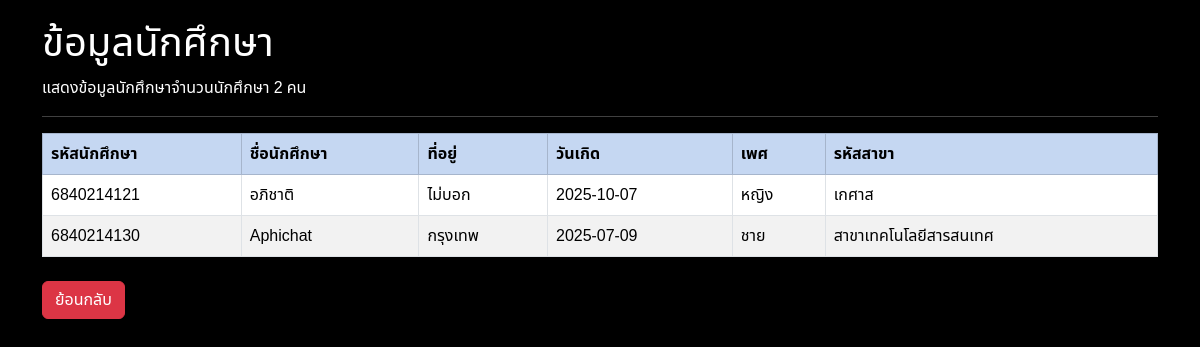
The app's page /showstudent.php with its own data.
### tables this page shows
CREATE TABLE `tbl_student` (
  `std_di` char(10) NOT NULL COMMENT 'รหัสนักศึกษา',
  `std_name` char(200) DEFAULT NULL COMMENT 'ชื่อนักศึกษา',
  `std_address` varchar(400) DEFAULT NULL COMMENT 'ที่อยู่',
  `std_birth` date DEFAULT NULL COMMENT 'วันเกิด',
  `std_gender` char(10) DEFAULT NULL COMMENT 'เพศ',
  `major_id` int(5) DEFAULT NULL COMMENT 'รหัสสาขา'
);

CREATE TABLE `tbl_major` (
  `major_id` int(5) NOT NULL COMMENT 'รหัสสาขา',
  `major_name` varchar(250) DEFAULT NULL COMMENT 'ชื่อสาขา'
);

### showstudent.php (the view, shortened to what this page needs)
<?php
require_once 'connectdb.php';
?>
<!DOCTYPE html>
<html lang="en">
<head>
    <link href="https://cdn.jsdelivr.net/npm/bootstrap@5.3.3/dist/css/bootstrap.min.css" rel="stylesheet">
</head>
<body>
    <div class="container">
        <h1>ข้อมูลนักศึกษา</h1>
        <?php
        $sql = "SELECT * FROM tbl_student INNER JOIN tbl_major ON tbl_student.major_id = tbl_major.major_id";
        $result = mysqli_query($conn, $sql) or die('sql ผิด');
        $count = mysqli_num_rows($result);
        echo "แสดงข้อมูลนักศึกษา";
        echo "จำนวนนักศึกษา $count คน<br>";
        echo "<hr>";
        echo "<table class='table table-bordered table-striped text-white'>";
        echo "<tr class='table-primary'>";
        echo "<th>รหัสนักศึกษา</th>";
        echo "<th>ชื่อนักศึกษา</th>";
        echo "<th>ที่อยู่</th>";
        echo "<th>วันเกิด</th>";
        echo "<th>เพศ</th>";
        echo "<th>รหัสสาขา</th>";
        echo "</tr>";
        while ($row = mysqli_fetch_assoc($result)) {
            echo "<tr>";
            echo "<td>{$row['std_di']}</td>";
            echo "<td>{$row['std_name']}</td>";
            echo "<td>{$row['std_address']}</td>";
            echo "<td>{$row['std_birth']}</td>";
            echo "<td>{$row['std_gender']}</td>";
            echo "<td>{$row['major_name']}</td>";
            echo "</tr>";
        }
        ?>
        </table>
        <div class="mt-3">
            <a href="index.php" class="btn btn-danger mt-2">ย้อนกลับ</a>
        </div>
    </div>
</body>
</html>

### showstudent.php (style rules this page uses)
body { font-family: Arial, sans-serif; margin: 20px; background-color: #000000; font-family: "Noto Sans Thai", sans-serif; font-optical-sizing: auto; color: #ffffff; }

### records on screen
tbl_student: std_di "6840214121", std_name "อภิชาติ", std_address "ไม่บอก", std_birth "2025-10-07", std_gender "หญิง", major.major_name "เกศาส"
tbl_student: std_di "6840214130", std_name "Aphichat", std_address "กรุงเทพ", std_birth "2025-07-09", std_gender "ชาย", major.major_name "สาขาเทคโนโลยีสารสนเทศ"

### other values on screen
$count "2"
